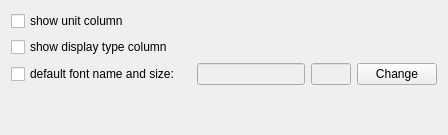
            <widget class="QWidget" name="tab_3">
             <attribute name="title">
              <string>Text</string>
             </attribute>
             <layout class="QVBoxLayout" name="verticalLayout_10">
              <item>
               <widget class="QCheckBox" name="DefaultsTextShowUnitColumnCheckBox">
                <property name="text">
                 <string>show unit column</string>
                </property>
               </widget>
              </item>
              <item>
               <widget class="QCheckBox" name="DefaultsTextShowDisplayTypeColumnCheckBox">
                <property name="text">
                 <string>show display type column</string>
                </property>
               </widget>
              </item>
              <item>
               <layout class="QHBoxLayout" name="horizontalLayout_17">
                <item>
                 <widget class="QCheckBox" name="DefaultsTextDisplayFontCheckBox">
                  <property name="minimumSize">
                   <size>
                    <width>180</width>
                    <height>0</height>
                   </size>
                  </property>
                  <property name="maximumSize">
                   <size>
                    <width>180</width>
                    <height>16777215</height>
                   </size>
                  </property>
                  <property name="text">
                   <string>default font name and size:</string>
                  </property>
                 </widget>
                </item>
                <item>
                 <widget class="QLineEdit" name="DefaultsTextFontLineEdit">
                  <property name="enabled">
                   <bool>false</bool>
                  </property>
                 </widget>
                </item>
                <item>
                 <widget class="QLineEdit" name="DefaultsTextFontSizeLineEdit">
                  <property name="enabled">
                   <bool>false</bool>
                  </property>
                  <property name="minimumSize">
                   <size>
                    <width>40</width>
                    <height>0</height>
                   </size>
                  </property>
                  <property name="maximumSize">
                   <size>
                    <width>40</width>
                    <height>16777215</height>
                   </size>
                  </property>
                 </widget>
                </item>
                <item>
                 <widget class="QPushButton" name="DefaultsTextFontPushButton">
                  <property name="text">
                   <string>Change</string>
                  </property>
                 </widget>
                </item>
               </layout>
              </item>
              <item>
               <spacer name="verticalSpacer_4">
                <property name="orientation">
                 <enum>Qt::Vertical</enum>
                </property>
                <property name="sizeHint" stdset="0">
                 <size>
                  <width>20</width>
                  <height>39</height>
                 </size>
                </property>
               </spacer>
              </item>
             </layout>
            </widget>
